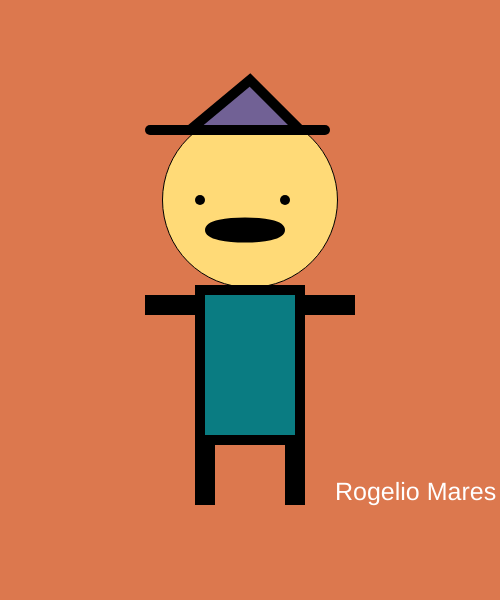
Frame 1 (no input)
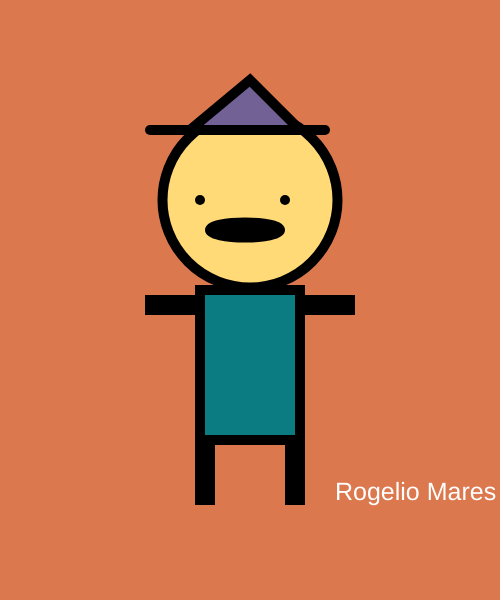
Frame 60 (no input)
Frame 120 (the mouse pressed at the canvas centre since frame 60): identical to frame 60, image omitted

The p5.js sketch that drew these frames (run headless with seeded random() and noise() and a simulated clock; from frame 60 on, the mouse is pressed at the canvas centre):

// p5.js sketch
// ── sketch.js
function setup()
{
    createCanvas(500,600)
}

function draw()
{
    background(220,120,78);

    fill(255, 218, 119);
    circle(250,200,175);
   
    //eyes
    strokeWeight(10);
    fill(0);
    point(200,200);
    point(285,200);

    //mouth
    ellipse(245, 230, 70, 15)

    //arms
    line(150,130,300,130);
    line(325,130,260,130);
  
    //body
    fill(10,124,130);
    rect(200,290,100,150);
    
    // hat
    fill(113, 97, 149);
    triangle(190,130,300,130,250,80)
    
     // arms
    rect(300,300,50,10);
    rect(150,300,50,10);

    //legs
    rect(200,450,10,50); 
    rect(290,450,10,50);
    
    fill(300);
    textSize(25);
    text("Rogelio Mares",335,500 );


}
